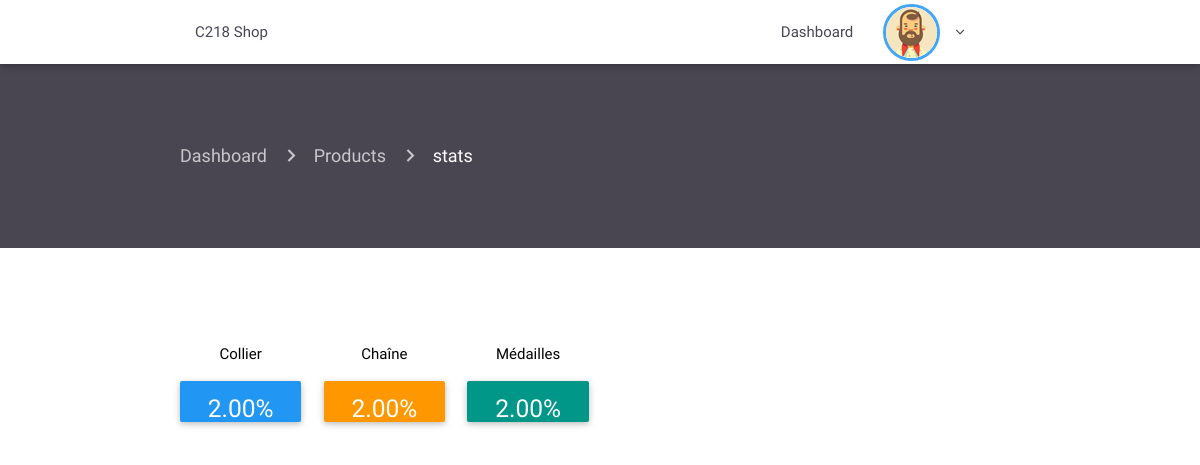
Page /admin/stats.php (signed in) on the committed database.
### tables this page shows
CREATE TABLE `product` (
  `id` int(11) NOT NULL,
  `id_category` int(11) NOT NULL,
  `name` varchar(1000) NOT NULL,
  `description` varchar(1000) NOT NULL,
  `price` int(11) NOT NULL,
  `id_picture` int(11) NOT NULL,
  `thumbnail` varchar(1000) NOT NULL,
  `promo` varchar(1000) NOT NULL
);

CREATE TABLE `category` (
  `id` int(11) NOT NULL,
  `name` varchar(1000) NOT NULL,
  `icon` varchar(1000) NOT NULL
);

### admin/stats.php (the view, shortened to what this page needs)
<?php
require 'includes/header.php';
require 'includes/navconnected.php'; ?>
<div class="container-fluid product-page">
    <div class="container current-page">
        <nav>
            <div class="nav-wrapper">
                <div class="col s12">
                    <a href="index.php" class="breadcrumb">Dashboard</a>
                    <a href="infoproduct.php" class="breadcrumb">Products</a>
                    <a href="stats.php" class="breadcrumb">stats</a>
                </div>
            </div>
        </nav>
    </div>
</div>
<div class="container center-align staaats">
    <div class="row">
        <?php
        include '../db.php';
        $queryfirst = "SELECT
        product.id as 'id',
        product.id_category,
         SUM(command.quantity) as 'total',
         command.statut,
         command.id_produit,
         category.name as 'name',
         category.id
         FROM product, command, category
         WHERE product.id = command.id_produit
         AND command.statut = 'paid' AND category.id = product.id_category
         GROUP BY category.id";
        $resultfirst = $connection->query($queryfirst);
        if ($resultfirst->num_rows > 0) {
            while ($rowfirst = $resultfirst->fetch_assoc()) {
                $idp = $rowfirst['id'];
                $name_best = $rowfirst['name'];
                $totalsold = $rowfirst['total'];
                $percent = ($totalsold / 50) * 100;
                ?>
                <div class="col s2">
                    <p class="black-text"><?= $name_best; ?></p>
                    <div class="card red<?= $idp; ?>"
                         style="padding-top:<?= number_format((float)$percent, 2, '.', ''); ?>%">
                        <h5 class="white-text"><?= number_format((float)$percent, 2, '.', ''); ?>%</h5>
                    </div>
                </div>
            <?php }
        } ?>
    </div>
</div>
<?php require 'includes/footer.php'; ?>

### admin/src/css/style.css (style rules this page uses)
.product-page { padding-top: 60px; padding-bottom: 60px; background-color: #494551; }
.product-page nav { background: none; box-shadow: none; }
.staaats { padding-top: 80px; }
.staaats .red4 { background-color: #2196f3; }
.staaats .red5 { background-color: #ff9800; }
.staaats .red6 { background-color: #009688; }

### rows in the picture
product: id_category.name "Collier", percent "2.00"
product: id_category.name "Chaîne", percent "2.00"
product: id_category.name "Médailles", percent "2.00"
